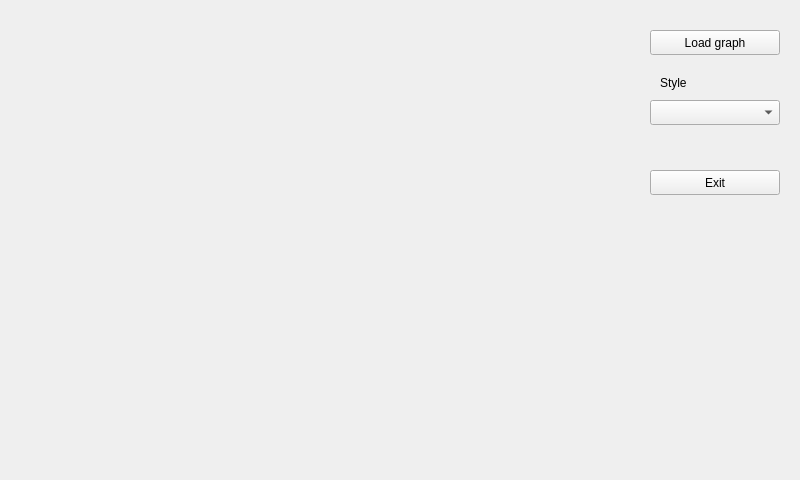
<?xml version="1.0" encoding="UTF-8"?>
<ui version="4.0">
 <class>MainWindow</class>

 <widget class="QMainWindow" name="MainWindow">
  <property name="geometry">
   <rect>
    <x>0</x>
    <y>0</y>
    <width>800</width>
    <height>480</height>
   </rect>
  </property>

  <property name="windowTitle">
   <string>Graph</string>
  </property>

  <widget class="QWidget" name="centralWidget">

   <widget class="QWidget" name="verticalLayoutWidget">
    <property name="geometry">
     <rect>
      <x>0</x>
      <y>0</y>
      <width>640</width>
      <height>480</height>
     </rect>
    </property>
    <layout class="QVBoxLayout" name="verticalLayout"/>
   </widget>

   <widget class="QPushButton" name="load_graph">
    <property name="geometry">
     <rect>
      <x>650</x>
      <y>30</y>
      <width>130</width>
      <height>25</height>
     </rect>
    </property>
    <property name="text">
     <string>Load graph</string>
    </property>
   </widget>

   <widget class="QComboBox" name="styleBox">
    <property name="geometry">
     <rect>
      <x>650</x>
      <y>100</y>
      <width>130</width>
      <height>25</height>
     </rect>
    </property>
   </widget>
   <widget class="QLabel" name="styleLabel">
    <property name="geometry">
     <rect>
      <x>660</x>
      <y>75</y>
      <width>120</width>
      <height>15</height>
     </rect>
    </property>
    <property name="text">
     <string>Style</string>
    </property>
   </widget>

   <widget class="QPushButton" name="exit">
    <property name="geometry">
     <rect>
      <x>650</x>
      <y>170</y>
      <width>130</width>
      <height>25</height>
     </rect>
    </property>
    <property name="text">
     <string>Exit</string>
    </property>
   </widget>

  </widget>


 </widget>
 <resources/>
 <connections/>
</ui>
